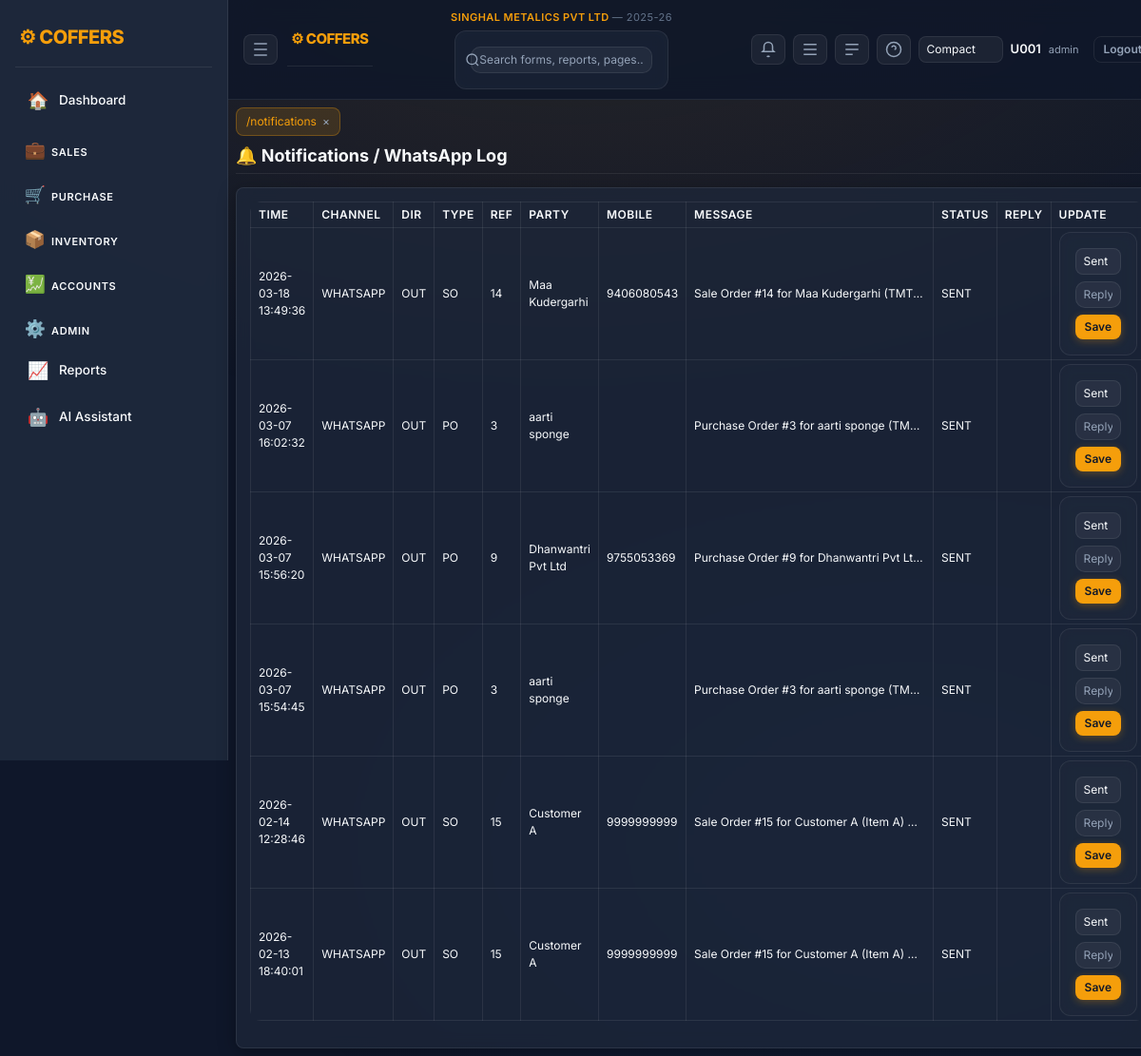
Page /notifications (signed in) on the committed database.
### tables this page shows
CREATE TABLE company_mast(
          company_id INTEGER PRIMARY KEY AUTOINCREMENT,
          company_name TEXT,
          short_name TEXT,
          gstin TEXT,
          address TEXT,
          city TEXT,
          state TEXT
        , group_name TEXT, company_logo TEXT, app_logo TEXT);

CREATE TABLE financial_years(
          fy_id INTEGER PRIMARY KEY AUTOINCREMENT,
          company_id INTEGER,
          fy_name TEXT,
          start_date TEXT,
          end_date TEXT
        );

CREATE TABLE notifications(
          id INTEGER PRIMARY KEY AUTOINCREMENT,
          created_at TEXT,
          channel TEXT,
          direction TEXT,
          kind TEXT,
          ref_id INTEGER,
          party_name TEXT,
          mobile TEXT,
          message TEXT,
          status TEXT,
          reply_text TEXT,
          reply_time TEXT,
          user_code TEXT
        );

### app.py (the view, shortened to what this page needs)
@app.route("/notifications", methods=["GET","POST"])
def notifications():
    if "user" not in session:
        return redirect("/")
    con = db()
    ensure_notifications_table(con)
    rows = con.execute("""
        SELECT id,created_at,channel,direction,kind,ref_id,party_name,mobile,message,status,reply_text,reply_time
        FROM notifications
        ORDER BY id DESC
        LIMIT 200
    """).fetchall()
    return render_template("notifications.html", rows=rows)

### app.py (called while the page is built)
def today():
    return date.today().isoformat()

def db():
    con = getattr(g, "_db", None)
    if con is None:
        con = sqlite3.connect(DB)
        con.row_factory = sqlite3.Row
        g._db = con
    return con

def ensure_notifications_table(con):
    con.execute("""
        CREATE TABLE IF NOT EXISTS notifications(
          id INTEGER PRIMARY KEY AUTOINCREMENT,
          created_at TEXT,
          channel TEXT,
          direction TEXT,
          kind TEXT,
          ref_id INTEGER,
          party_name TEXT,
          mobile TEXT,
          message TEXT,
          status TEXT,
          reply_text TEXT,
          reply_time TEXT,
          user_code TEXT
        )
    """)

def ensure_company_context(con):
    ensure_company_core(con)
    row = con.execute("SELECT company_id,company_name FROM company_mast ORDER BY company_id LIMIT 1").fetchone()
    if row and "company_id" not in session:
        session["company_id"] = row["company_id"]
        session["company_name"] = row["company_name"]
    company_id = session.get("company_id")
    if company_id:
        fy = con.execute("""
            SELECT fy_id,fy_name,start_date,end_date
            FROM financial_years
            WHERE company_id=?
            ORDER BY start_date
        """, (company_id,)).fetchone()
        if fy:
            session.setdefault("fy_id", fy["fy_id"])
            session.setdefault("fy_name", fy["fy_name"])
            session.setdefault("fy_start", fy["start_date"])
            session.setdefault("fy_end", fy["end_date"])

@app.before_request
def enforce_login():
    open_endpoints = {
        "login",
        "logout",
        "static",
        "so_preview", "so_accept", "so_decline",
        "la_preview", "la_accept", "la_decline",
        "po_preview", "po_accept", "po_decline",
        "two_factor",
        "public_rates",
    }
    if request.endpoint in open_endpoints or request.endpoint is None:
        return
    if "user" not in session:
        return redirect("/")
    con = db()
    ensure_company_context(con)
    now = int(time.time())
    last = session.get("last_seen", now)
    if now - last > 1800:
        session.clear()
        return redirect("/")
    session["last_seen"] = now

### templates/notifications.html (shortened to what this page needs)
{% extends "base.html" %}
{% block content %}
<h3 class="mb-3">🔔 Notifications / WhatsApp Log</h3>
<div class="card p-3">
  <table class="table table-bordered table-light table-sm align-middle">
    <tr class="table-secondary">
      <th style="width:90px">Time</th>
      <th>Channel</th>
      <th>Dir</th>
      <th>Type</th>
      <th>Ref</th>
      <th>Party</th>
      <th>Mobile</th>
      <th>Message</th>
      <th>Status</th>
      <th>Reply</th>
      <th style="width:140px">Update</th>
    </tr>
    {% for n in rows %}
    <tr>
      <td>{{ n[1] }}</td>
      <td>{{ n[2] }}</td>
      <td>{{ n[3] }}</td>
      <td>{{ n[4] }}</td>
      <td>{{ n[5] }}</td>
      <td>{{ n[6] }}</td>
      <td>{{ n[7] }}</td>
      <td style="max-width:260px;white-space:nowrap;overflow:hidden;text-overflow:ellipsis" title="{{ n[8] }}">{{ n[8] }}</td>
      <td>{{ n[9] }}</td>
      <td>
      </td>
      <td>
        <form method="post" class="d-flex flex-column gap-1">
          <select name="status" class="form-select form-select-sm mb-1">
            <option value="SENT" {% if n[9]=='SENT' %}selected{% endif %}>Sent</option>
          </select>
          <input name="reply_text" class="form-control form-control-sm" placeholder="Reply text (optional)">
          <button class="btn btn-primary btn-sm mt-1">Save</button>
        </form>
      </td>
    </tr>
    {% endfor %}
  </table>
</div>
{% endblock %}

### templates/base.html (shortened to what this page needs)
<!doctype html>
<html lang="en">
<head>
<link href="https://cdn.jsdelivr.net/npm/bootstrap@5.3.2/dist/css/bootstrap.min.css" rel="stylesheet">
<link href="/static/css/style.css" rel="stylesheet">
</head>
<body>
{% set logged_in = session.user is defined and session.user %}
{% if logged_in %}
  <div class="layout">
    <aside class="sidebar">
      <div class="brand">⚙ COFFERS</div>
      <nav class="menu">
        {% set path = request.path if request else '' %}
        <a href="/dashboard" class="menu-item {% if path.startswith('/dashboard') %}active{% endif %}" title="Dashboard"><span class="icon">🏠</span><span class="label">Dashboard</span></a>
        <div class="menu-group">
          <button class="menu-title collapsible" data-target="group-sales">
            <span class="icon">💼</span><span class="label">Sales</span>
          </button>
        </div>
        <div class="menu-group">
          <button class="menu-title collapsible" data-target="group-purchase">
            <span class="icon">🛒</span><span class="label">Purchase</span>
          </button>
        </div>
        <div class="menu-group">
          <button class="menu-title collapsible" data-target="group-inventory">
            <span class="icon">📦</span><span class="label">Inventory</span>
          </button>
        </div>
        <div class="menu-group">
          <button class="menu-title collapsible" data-target="group-accounts">
            <span class="icon">💹</span><span class="label">Accounts</span>
          </button>
        </div>
        <div class="menu-group">
          <button class="menu-title collapsible" data-target="group-admin">
            <span class="icon">⚙️</span><span class="label">Admin</span>
          </button>
        </div>
        <a href="/control_report" class="menu-item {% if path.startswith('/control_report') %}active{% endif %}" title="Reports"><span class="icon">📈</span><span class="label">Reports</span></a>
        <a href="/ai" class="menu-item {% if path.startswith('/ai') %}active{% endif %}" title="AI Assistant"><span class="icon">🤖</span><span class="label">AI Assistant</span></a>
      </nav>
    </aside>
    <main class="main">
      <header class="topbar">
        <div class="top-left">
          <button class="icon-btn" id="collapseBtn" title="Collapse Sidebar">
            <svg xmlns="http://www.w3.org/2000/svg" width="18" height="18" viewBox="0 0 24 24" fill="none" stroke="currentColor" stroke-width="2"><path d="M3 4h18M3 12h18M3 20h18"/></svg>
          </button>
          <div class="brand" style="font-size:15px">⚙ COFFERS</div>
        </div>
        <div class="top-center">
          <div style="font-size:11px;color:#f59e0b;font-weight:600;letter-spacing:0.04em;margin-bottom:3px">
            {{ session.company_name or 'Company not set' }}
            {% if session.fy_name %}<span style="color:#64748b;font-weight:400"> &mdash; {{ session.fy_name }}</span>{% endif %}
          </div>
          <form class="search-wrap" method="get" action="/search">
            <svg class="search-icon" xmlns="http://www.w3.org/2000/svg" width="16" height="16" viewBox="0 0 24 24" fill="none" stroke="currentColor" stroke-width="2"><circle cx="11" cy="11" r="8"/><path d="m21 21-4.3-4.3"/></svg>
            <input class="search" name="q" placeholder="Search forms, reports, pages…" value="{{ request.args.get('q','') if request else '' }}">
          </form>
        </div>
        <div class="top-right">
          <a href="/notifications" class="icon-btn" id="notifBtn" title="Notifications">
            <svg xmlns="http://www.w3.org/2000/svg" width="18" height="18" viewBox="0 0 24 24" fill="none" stroke="currentColor" stroke-width="2"><path d="M6 8a6 6 0 1 1 12 0v5l2 2H4l2-2Z"/><path d="M13.73 21a2 2 0 0 1-3.46 0"/></svg>
          </a>
          <button class="icon-btn" id="rightToggle" title="AI Pane">
            <svg xmlns="http://www.w3.org/2000/svg" width="18" height="18" viewBox="0 0 24 24" fill="none" stroke="currentColor" stroke-width="2"><path d="M3 5h18M3 12h18M3 19h18"/></svg>
          </button>
          <button class="icon-btn" id="bottomToggle" title="Console">
            <svg xmlns="http://www.w3.org/2000/svg" width="18" height="18" viewBox="0 0 24 24" fill="none" stroke="currentColor" stroke-width="2"><path d="M3 5h18M3 12h18M3 19h10"/></svg>
          </button>
          <div class="dropdown">
            <button class="icon-btn" id="helpBtn">
              <svg xmlns="http://www.w3.org/2000/svg" width="18" height="18" viewBox="0 0 24 24" fill="none" stroke="currentColor" stroke-width="2"><circle cx="12" cy="12" r="10"/><path d="M9.09 9a3 3 0 0 1 5.83 1c0 1.5-1 2-2 2"/><path d="M12 17h.01"/></svg>
            </button>
          </div>
          <select id="densitySelect" class="form-select form-select-sm" style="max-width:120px">
            <option value="compact" {% if session.default_density=='compact' %}selected{% endif %}>Compact</option>
          </select>
          <div class="user">
            <span class="user-name">{{session.user or ''}}</span>
            <span class="user-role">{{session.role or ''}}</span>
            <a href="/logout" class="btn btn-sm btn-outline-light ms-2">Logout</a>
          </div>
        </div>
      </header>
      <section class="content">
        <div id="tabsBar" class="tabs"></div>
{% endif %}
        {% block content %}{% endblock %}
{% if logged_in %}
      </section>
    </main>
  </div>
{% endif %}
</body>
</html>

### rows in the picture
company_mast: company_name "SINGHAL METALICS PVT LTD"
financial_years: fy_name "2025-26"
notifications: created_at "2026-03-18 13:49:36", channel "WHATSAPP", direction "OUT", kind "SO", ref "14", party_name "Maa Kudergarhi", mobile "9406080543", message "Sale Order #14 for Maa Kudergarhi (TMT…", status "SENT", status "Sent"
notifications: created_at "2026-03-07 16:02:32", channel "WHATSAPP", direction "OUT", kind "PO", ref "3", party_name "aarti sponge", message "Purchase Order #3 for aarti sponge (TM…", status "SENT", status "Sent"
notifications: created_at "2026-03-07 15:56:20", channel "WHATSAPP", direction "OUT", kind "PO", ref "9", party_name "Dhanwantri Pvt Ltd", mobile "9755053369", message "Purchase Order #9 for Dhanwantri Pvt Lt…", status "SENT", status "Sent"
notifications: created_at "2026-03-07 15:54:45", channel "WHATSAPP", direction "OUT", kind "PO", ref "3", party_name "aarti sponge", message "Purchase Order #3 for aarti sponge (TM…", status "SENT", status "Sent"
notifications: created_at "2026-02-14 12:28:46", channel "WHATSAPP", direction "OUT", kind "SO", ref "15", party_name "Customer A", mobile "9999999999", message "Sale Order #15 for Customer A (Item A)…", status "SENT", status "Sent"
notifications: created_at "2026-02-13 18:40:01", channel "WHATSAPP", direction "OUT", kind "SO", ref "15", party_name "Customer A", mobile "9999999999", message "Sale Order #15 for Customer A (Item A)…", status "SENT", status "Sent"

### other values in the picture
{{ session.user or '' }} "U001"
{{ session.role or '' }} "admin"
